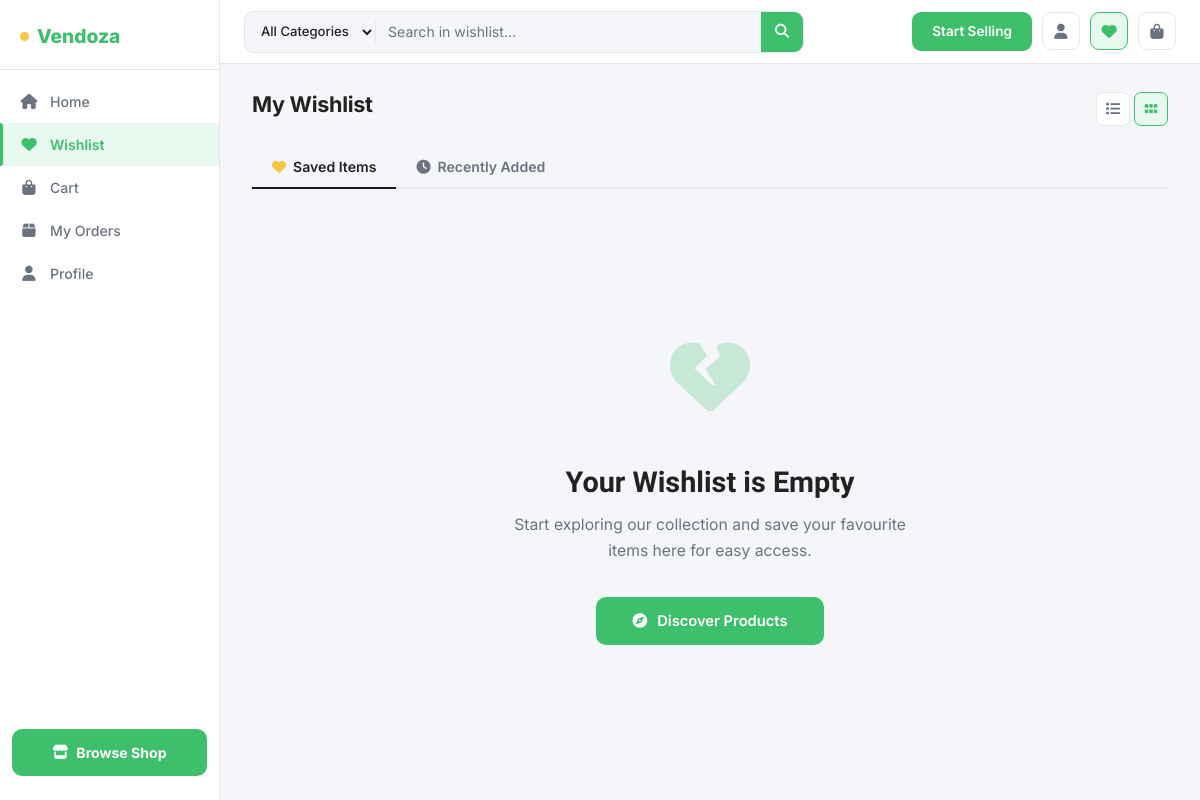
The page /wishlist/ (signed in) on the database as committed earlier.
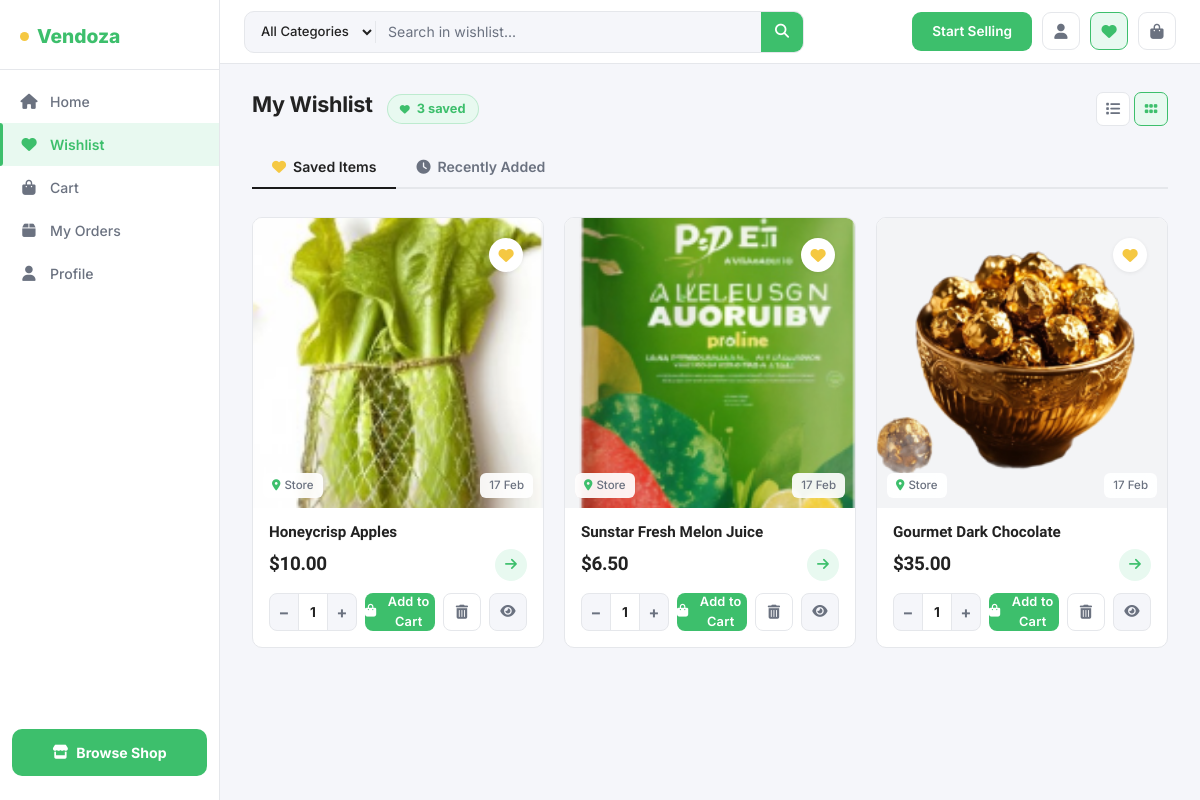
The same page on the database as committed later.
### pages/models.py (models this page shows, shortened)
class Wishlist(models.Model):
    user = models.ForeignKey(User, on_delete=models.CASCADE, related_name='wishlist', verbose_name='Пользователь')
    product = models.ForeignKey(Product, on_delete=models.CASCADE, related_name='wishlist_items', verbose_name='Продукт')
    added_at = models.DateTimeField(auto_now_add=True, null=True, blank=True)
    class Meta:
        unique_together = ('user', 'product')
        verbose_name = 'Избранное'
        verbose_name_plural = 'Избранное'
        ordering = ['-added_at']

class Product(models.Model):
    UNIT_CHOICES = [
        ('kg', 'Kilogram'),
        ('pcs', 'Pieces'),
    ]
    name = models.CharField(max_length=200, verbose_name='Название')
    description = models.TextField(blank=True, default='No description', verbose_name='Описание')
    category = models.ForeignKey(Category, on_delete=models.SET_NULL, null=True, blank=True, verbose_name='Категория')
    price = models.DecimalField(max_digits=10, decimal_places=2, verbose_name='Цена')
    image = models.ImageField(upload_to='products/', blank=True, null=True, verbose_name='Изображение')
    unit_type = models.CharField(max_length=10, choices=UNIT_CHOICES, default='pcs', verbose_name='Единица измерения')
    created_at = models.DateTimeField(default=timezone.now, verbose_name='Дата создания')
    updated_at = models.DateTimeField(auto_now=True, verbose_name='Дата обновления')
    class Meta:
        verbose_name = 'Продукт'
        verbose_name_plural = 'Продукты'
        ordering = ['-created_at']

### pages/views.py (the view, shortened to what this page needs)
# urls.py: path('wishlist/', views.wishlist, name='wishlist'),
@login_required(login_url='shop:login')
def wishlist(request):
    wishlist_items = Wishlist.objects.filter(user=request.user).select_related('product')
    return render(request, 'wishlist.html', {'wishlist_items': wishlist_items})

### templates/wishlist.html (shortened to what this page needs)
{% load static %}
<!DOCTYPE html>
<html lang="en">
<head>
<link href="https://cdn.jsdelivr.net/npm/bootstrap@5.3.0-alpha3/dist/css/bootstrap.min.css" rel="stylesheet">
<link rel="stylesheet" href="https://cdnjs.cloudflare.com/ajax/libs/font-awesome/6.5.0/css/all.min.css">
</head>
<body>
<div class="layout">
<aside class="sidebar">
  <div class="sidebar-logo">
    <div class="dot"></div> Vendoza
  </div>
  <nav class="sidebar-nav">
    <a href="{% url 'shop:home' %}" class="nav-item">
      <i class="fas fa-house"></i> Home
    </a>
    <a href="{% url 'shop:wishlist' %}" class="nav-item active">
      <i class="fas fa-heart"></i> Wishlist
    </a>
    <a href="{% url 'shop:cart' %}" class="nav-item">
      <i class="fas fa-shopping-bag"></i> Cart
    </a>
    <a href="{% url 'shop:moizakazu' %}" class="nav-item">
      <i class="fas fa-box"></i> My Orders
    </a>
    {% if user.is_authenticated %}
    <a href="{% url 'shop:profile_edit' %}" class="nav-item">
      <i class="fas fa-user"></i> Profile
    </a>
    {% endif %}
  </nav>
  <div class="sidebar-bottom">
    <a href="{% url 'shop:home' %}" class="btn-sidebar-action">
      <i class="fas fa-store"></i> Browse Shop
    </a>
  </div>
</aside>
<header class="topbar">
  <form method="get" action="{% url 'shop:search' %}" style="flex:1;max-width:560px;" id="topSearchForm">
    <div class="search-bar-inner">
      <select name="category" class="search-cat-select">
        <option value="">All Categories</option>
      </select>
      <input type="text" name="q" id="topSearchInput" class="search-text-input"
             placeholder="Search in wishlist..."
             autocomplete="off">
      <button type="submit" class="search-submit-btn">
        <i class="fas fa-search"></i>
      </button>
    </div>
  </form>
  <div class="topbar-right">
    <button class="btn-start-selling" onclick="window.location='{% url 'shop:create_tovar' %}'">Start Selling</button>
    <button class="topbar-icon-btn" data-bs-toggle="offcanvas" data-bs-target="#offcanvasProfile">
      <i class="fas fa-user"></i>
    </button>
    <a href="{% url 'shop:wishlist' %}" class="topbar-icon-btn active-icon" title="Wishlist">
      <i class="fas fa-heart"></i>
    </a>
    <a href="{% url 'shop:cart' %}" class="topbar-icon-btn" title="Cart">
      <i class="fas fa-shopping-bag"></i>
    </a>
  </div>
</header>
<main class="main-content">
  <div class="wishlist-toolbar">
    <h1 class="wishlist-title">My Wishlist</h1>
    {% if wishlist_items %}
    <span class="badge-count">
      <i class="fas fa-heart" style="margin-right:4px;font-size:10px;"></i>
      {{ wishlist_items|length }} saved
    </span>
    {% endif %}
    <div class="toolbar-view-btns" style="margin-left:auto;">
      <button class="view-btn" id="viewList" title="List view"><i class="fas fa-list"></i></button>
      <button class="view-btn active" id="viewGrid" title="Grid view"><i class="fas fa-grip"></i></button>
    </div>
  </div>
  <div class="wishlist-tabs">
    <div class="tab active">
      <i class="fas fa-heart" style="color:#F5C842;"></i> Saved Items
    </div>
    <div class="tab">
      <i class="fas fa-clock" style="color:#6B7280;"></i> Recently Added
    </div>
  </div>
  {% if wishlist_items %}
  <div class="products-grid" id="wishlistGrid">
    {% for item in wishlist_items %}
    <div class="product-card" data-name="{{ item.product.name|lower }}">
      <div class="product-image-container">
        {% if item.product.image %}
          <img src="{{ item.product.image.url }}" alt="{{ item.product.name }}" class="product-image" loading="lazy">
        {% else %}
          <img src="https://placehold.co/400x400/e8f9f0/2ea858?text={{ item.product.name|urlencode }}"
               alt="{{ item.product.name }}" class="product-image">
        {% endif %}
        <form method="POST" action="{% url 'shop:wishlist' %}"
              style="position:absolute;top:10px;right:10px;z-index:3;"
              onsubmit="animateRemove(event, this)">
          <button type="submit" class="wishlist-heart-btn" title="Remove from wishlist">
            <i class="fas fa-heart"></i>
          </button>
        </form>
        <div class="card-meta-badges">
          <span class="badge-location">
            <i class="fas fa-location-dot"></i> Store
          </span>
          {% if item.added_at %}
          <span class="badge-date">{{ item.added_at|date:"d M" }}</span>
          {% endif %}
        </div>
      </div>
      <div class="card-body">
        <div class="product-name" title="{{ item.product.name }}">{{ item.product.name }}</div>
        <div class="product-price-row">
          <div class="product-price">${{ item.product.price }}</div>
          <a href="{% url 'shop:product_detail' item.product.id %}" class="price-view-link" title="View product">
            <i class="fas fa-arrow-right"></i>
          </a>
        </div>
        <div class="card-actions">
          <div class="qty-ctrl">
            <button type="button" onclick="qtyMinus(this)">−</button>
            <input type="number" value="1" min="1" max="99" class="qty-val">
            <button type="button" onclick="qtyPlus(this)">+</button>
          </div>
          <form method="POST" action="{% url 'shop:cart' %}"
                style="flex:1;display:flex;"
                onsubmit="handleAddToCart(event, this)">
            <button type="submit" class="btn-cart">
              <i class="fas fa-shopping-bag"></i> Add to Cart
            </button>
          </form>
          <form method="POST" action="{% url 'shop:wishlist' %}"
                onsubmit="animateRemove(event, this)">
            <button type="submit" class="btn-remove" title="Remove from wishlist">
              <i class="fas fa-trash-alt"></i>
            </button>
          </form>
          <a href="{% url 'shop:product_detail' item.product.id %}" class="btn-view-link" title="View details">
            <i class="fas fa-eye"></i>
          </a>
        </div>
      </div>
    </div>
    {% endfor %}
  </div>
  {% else %}
  <div class="empty-wishlist">
    <div class="empty-icon"><i class="fas fa-heart-crack"></i></div>
    <h2>Your Wishlist is Empty</h2>
    <p>Start exploring our collection and save your favourite items here for easy access.</p>
    <a href="{% url 'shop:home' %}" class="btn-discover">
      <i class="fas fa-compass"></i> Discover Products
    </a>
  </div>
  {% endif %}
</main>
</div>
</body>
</html>

Rows that differ between the two databases and show on the page:
added Wishlist: product.image (picture), added_at "17 Feb", product.name "Honeycrisp Apples", product.price "10.00"
added Wishlist: product.image (picture), added_at "17 Feb", product.name "Sunstar Fresh Melon Juice", product.price "6.50"
added Wishlist: product.image (picture), added_at "17 Feb", product.name "Gourmet Dark Chocolate", product.price "35.00"
Other text that changed with them:
{{ wishlist_items|length }}: (not shown) → "3"
text no longer shown: "Your Wishlist is Empty Start exploring our collection and save your favourite items here for easy access. Discover Products"
text now shown: "saved"
